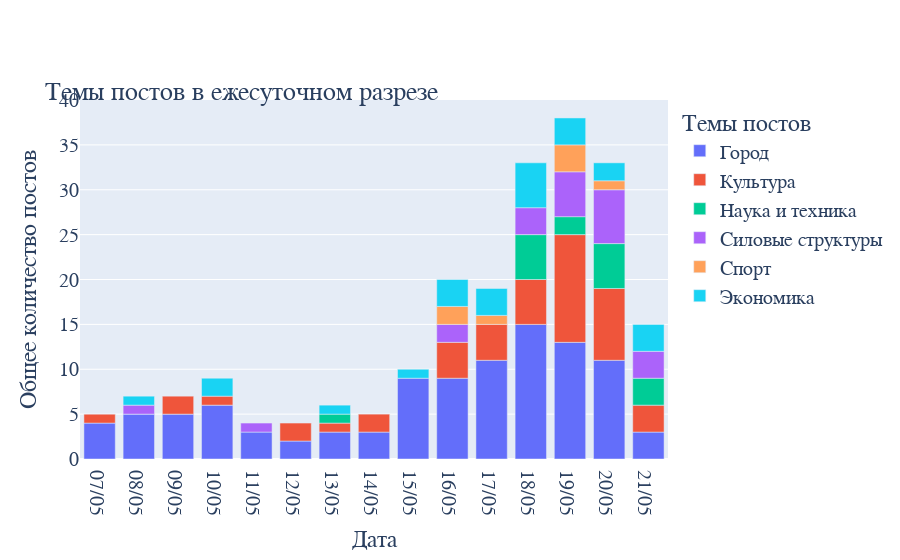

Notebook code for this chart:
### Code cell
dates = df_topic_slice.columns[1:]
topics = df_topic_slice['topic']
data = []

for i, topic in enumerate(topics):
    data.append(go.Bar(name=topic, 
                       x=dates, 
                       y=df_topic_slice.iloc[i, 1:]))
    
fig = go.Figure(data=data)
# Change the bar mode
fig.update_layout(barmode='relative')

fig.update_layout(
    font=dict(family='Courier New, monospace', size=20),
    xaxis_title='Дата',
    yaxis_title='Общее количество постов',
    legend_title='Темы постов',
    title=dict(text="Темы постов в ежесуточном разрезе", font=dict(size=26), automargin=True, yref='paper')
)

save_diagram(fig, 'темы_постов_в_ежесуточном_разрезе_вариант_2')
fig.show()

### Figure 1 — Plotly figure (JSON) as saved in the notebook; plotly's stock layout.template omitted (floating-point values rounded to 4 significant figures)
{"data": [{"name": "Город", "type": "bar", "x": ["07/05", "08/05", "09/05", "10/05", "11/05", "12/05", "13/05", "14/05", "15/05", "16/05", "17/05", "18/05", "19/05", "20/05", "21/05"], "y": [4, 5, 5, 6, 3, 2, 3, 3, 9, 9, 11, 15, 13, 11, 3]}, {"name": "Культура", "type": "bar", "x": ["07/05", "08/05", "09/05", "10/05", "11/05", "12/05", "13/05", "14/05", "15/05", "16/05", "17/05", "18/05", "19/05", "20/05", "21/05"], "y": [1, null, 2, 1, null, 2, 1, 2, null, 4, 4, 5, 12, 8, 3]}, {"name": "Наука и техника", "type": "bar", "x": ["07/05", "08/05", "09/05", "10/05", "11/05", "12/05", "13/05", "14/05", "15/05", "16/05", "17/05", "18/05", "19/05", "20/05", "21/05"], "y": [null, null, null, null, null, null, 1, null, null, null, null, 5, 2, 5, 3]}, {"name": "Силовые структуры", "type": "bar", "x": ["07/05", "08/05", "09/05", "10/05", "11/05", "12/05", "13/05", "14/05", "15/05", "16/05", "17/05", "18/05", "19/05", "20/05", "21/05"], "y": [null, 1, null, null, 1, null, null, null, null, 2, null, 3, 5, 6, 3]}, {"name": "Спорт", "type": "bar", "x": ["07/05", "08/05", "09/05", "10/05", "11/05", "12/05", "13/05", "14/05", "15/05", "16/05", "17/05", "18/05", "19/05", "20/05", "21/05"], "y": [null, null, null, null, null, null, null, null, null, 2, 1, null, 3, 1, null]}, {"name": "Экономика", "type": "bar", "x": ["07/05", "08/05", "09/05", "10/05", "11/05", "12/05", "13/05", "14/05", "15/05", "16/05", "17/05", "18/05", "19/05", "20/05", "21/05"], "y": [null, 1, null, 2, null, null, 1, null, 1, 3, 3, 5, 3, 2, 3]}], "layout": {"barmode": "relative", "font": {"family": "Courier New, monospace", "size": 20}, "legend": {"title": {"text": "Темы постов"}}, "title": {"automargin": true, "font": {"size": 26}, "text": "Темы постов в ежесуточном разрезе", "yref": "paper"}, "xaxis": {"title": {"text": "Дата"}}, "yaxis": {"title": {"text": "Общее количество постов"}}}}
